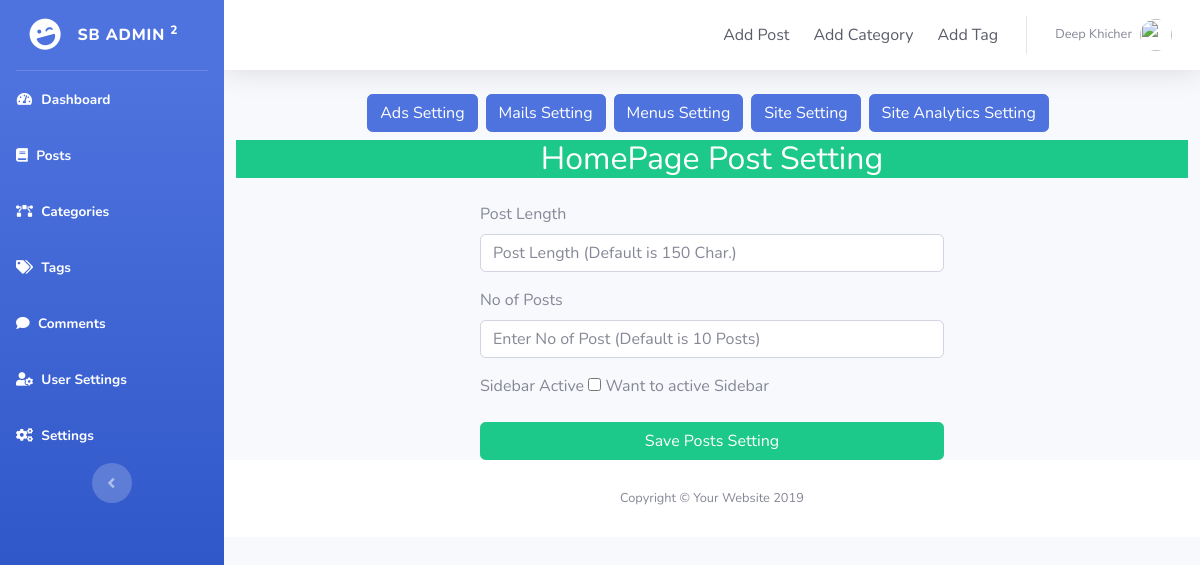
The page /admin/posts-setting.php (signed in) on the database as committed earlier.
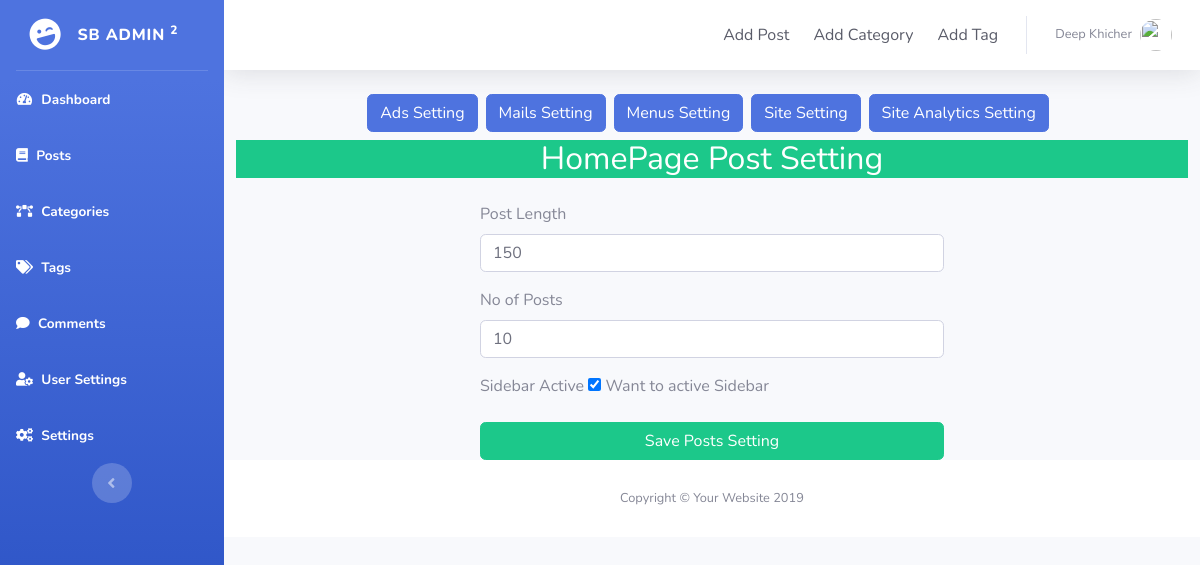
The same page on the database as committed later.
### tables this page shows
CREATE TABLE `postsettings` (
  `id` int(11) NOT NULL,
  `post_content_length` int(11) NOT NULL,
  `no_of_posts` int(11) NOT NULL,
  `sidebar_active` int(11) DEFAULT 1
);

### admin/db/DB.php (called while the page is built, shortened)
<?php
class DB
{
    protected $dbh;
    public function __construct()
    {
        $this->dbh = new PDO('mysql:host=' . DB_HOST . ';dbname=' . DB_NAME, DB_USER, DB_PASS);
    }
    public function getPostSettings()
    {
        $q = "SELECT * FROM postsettings";
        $stmt = $this->dbh->prepare($q);
        $stmt->execute();
        $results = $stmt->fetchAll(PDO::FETCH_OBJ);
        foreach ($results as $result) {
            return $result;
        }
    }
}

### admin/posts-setting.php (the view, shortened to what this page needs)
<?php
require_once 'db/DB.php';
$db = new DB();
extract($db->getUserData('users', $_SESSION['user']), EXTR_PREFIX_ALL, 'user');
$post_setting = $db->getPostSettings();
?>
<?php include 'inc/header.php' ?>
<div id="wrapper">
    <?php include 'inc/sidebar.php'; ?>
    <div id="content-wrapper" class="d-flex flex-column">
        <div id="content">
            <?php include 'inc/top.php'; ?>
            <div class='oop-box'>
                <div class="col-12 d-flex justify-content-center mb-2">
                    <a href='ads-setting.php' class="btn btn-primary mr-2" type="button">Ads Setting</a>
                    <a href='mails-setting.php' class="btn btn-primary mr-2" type="button">Mails Setting</a>
                    <a href='menus-setting.php' class="btn btn-primary mr-2" type="button">Menus Setting</a>
                    <a href='settings.php' class="btn btn-primary mr-2" type="button">Site Setting</a>
                    <a href='anaytics-setting.php' class="btn btn-primary mr-2" type="button">Site Analytics Setting</a>
                </div>
                <div class="col-12">
                    <h2 class="text-center bg-success text-white mb-4">HomePage Post Setting</h2>
                </div>
                <div class="col-6 offset-3">
                    <form method="post">
                        <div class="form-group">
                            <label for="post_length">Post Length</label>
                            <input id="post_length" class="form-control" type="text" name="post_length" placeholder='Post Length (Default is 150 Char.)' value="<?= $post_setting->post_content_length ?>">
                        </div>
                        <div class="form-group">
                            <label for="no_of_posts">No of Posts</label>
                            <input id="no_of_posts" class="form-control" type="text" name="no_of_posts" placeholder='Enter No of Post (Default is 10 Posts)' value="<?= $post_setting->no_of_posts ?>">
                        </div>
                        <div class="form-group">
                            <label for="sidebar_active">Sidebar Active</label>
                            <input type="checkbox" name="sidebar_active" value="1" <?= ($post_setting->sidebar_active) ? 'checked' : '' ?>> Want to active Sidebar
                        </div>
                        <button class="btn btn-success btn-block" type="submit">Save Posts Setting</button>
                    </form>
                </div>
            </div>
            <?php include 'inc/copyright.php'; ?>
        </div>
    </div>
    <?php include 'inc/footer.php'; ?>

Rows that differ between the two databases and show on the page:
added postsettings: post_length "150", no_of_posts "10", sidebar_active "☑"
Other text that changed with them:
form field sidebar_active: "☐" → (not shown)
